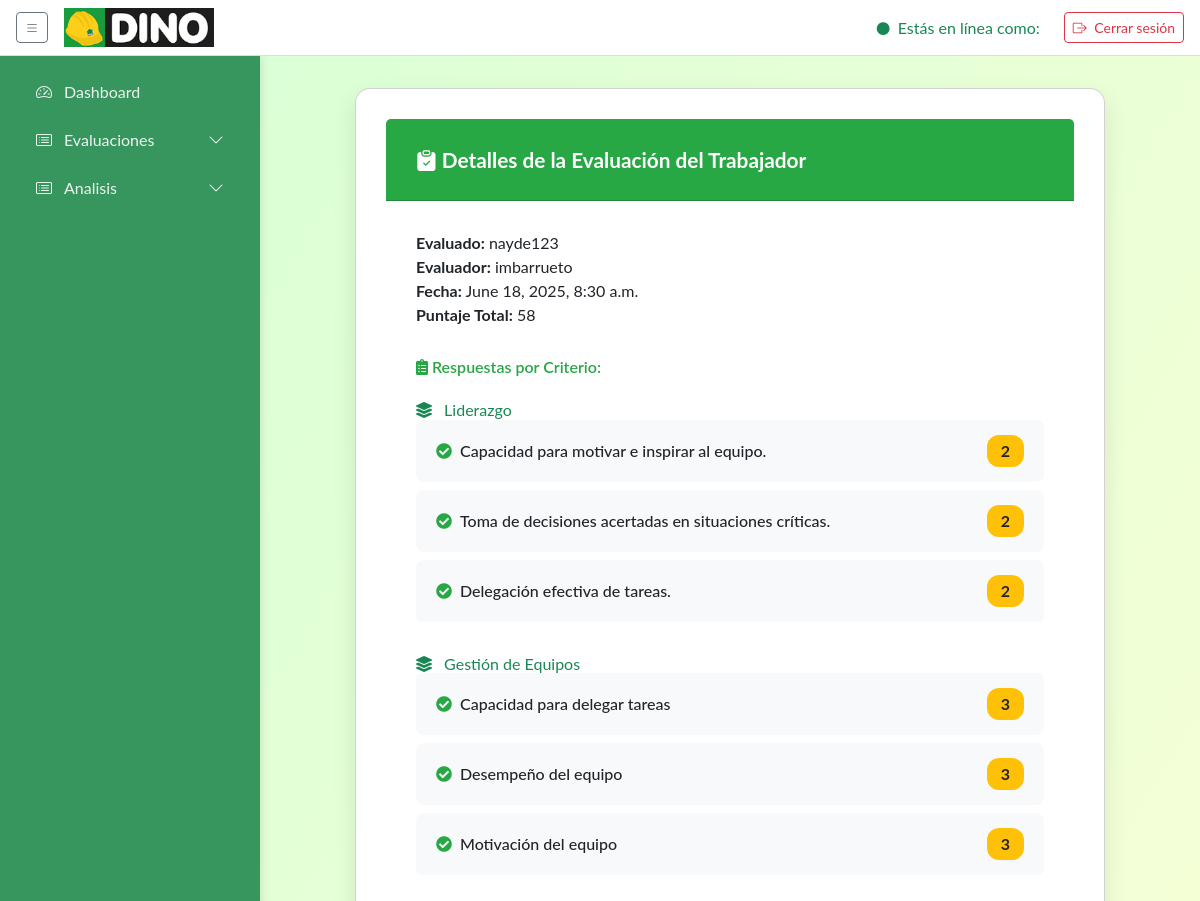
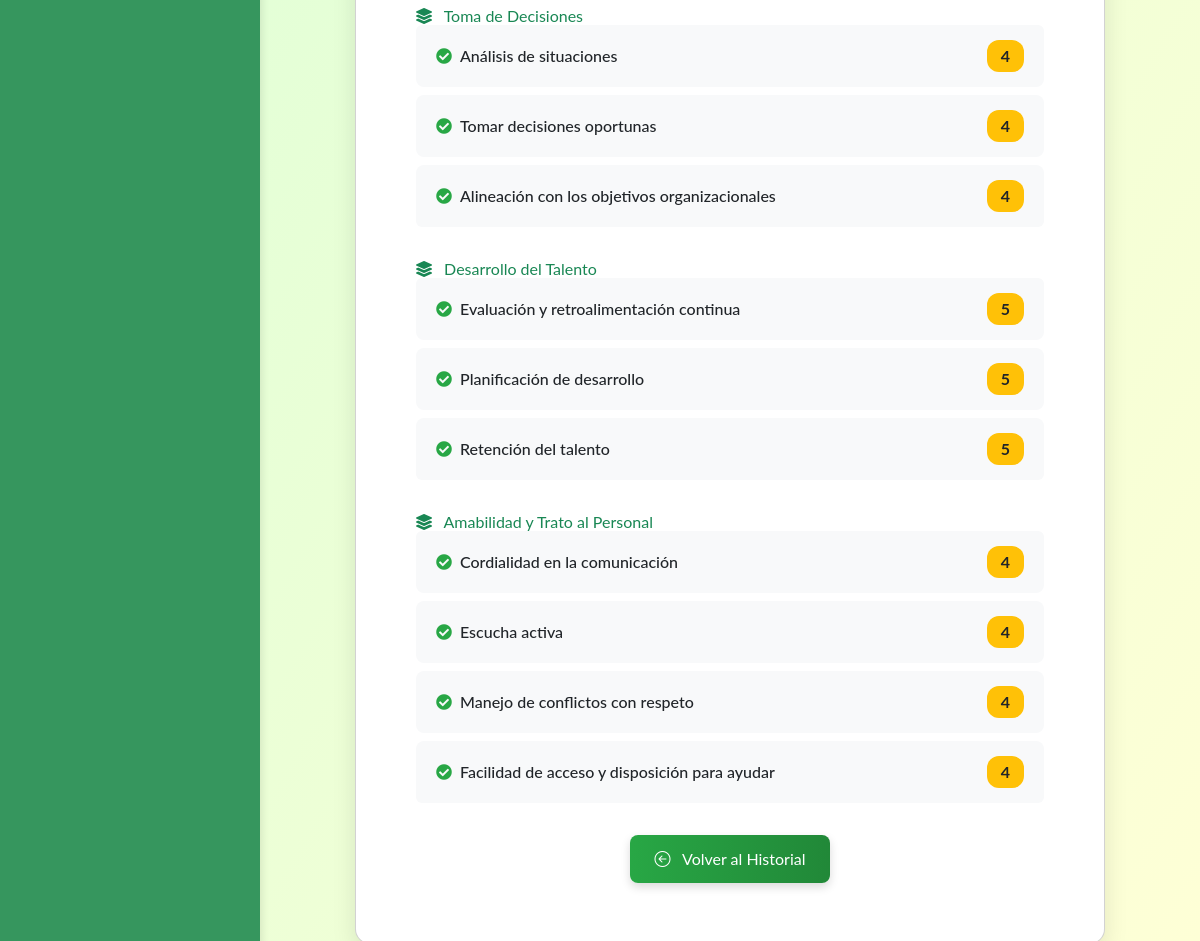
Screenshot of /evaluacion/TRAB/22/ with the database file from the repository (2 pictures, top to bottom).
### core/models.py (models this page shows, shortened)
class EvaluacionTrabajador(models.Model):
    ESTADOS = [
        ('PENDIENTE', 'Pendiente'),
        ('EN_PROGRESO', 'En progreso'),
        ('COMPLETADA', 'Completada'),
    ]
    evaluador = models.ForeignKey(settings.AUTH_USER_MODEL, on_delete=models.CASCADE, related_name='evaluaciones_realizadas')
    evaluado = models.ForeignKey(settings.AUTH_USER_MODEL, on_delete=models.CASCADE, related_name='evaluaciones_recibidas')
    fecha_creacion = models.DateTimeField(default=timezone.now)
    fecha_activacion = models.DateTimeField(default=timezone.now)
    estado = models.CharField(max_length=20, choices=ESTADOS, default='PENDIENTE')
    observaciones = models.TextField(blank=True, null=True)
    @property
    def puntaje_total(self):
        return self.respuestas.aggregate(total=Sum('puntaje'))['total'] or 0

class Usuario(AbstractUser):
    def __str__(self):
        return self.username  # Representación del objeto Usuario, devuelve solo el nombre de usuario.

class Criterio(models.Model):
    nombre      = models.CharField(max_length=100, default='Sin nombre')
    descripcion = models.CharField(max_length=200, blank=True, null=True)
    puestos     = models.ManyToManyField(Puesto, related_name='criterios')
    rango_min   = models.IntegerField()
    rango_max   = models.IntegerField()
    peso        = models.PositiveIntegerField('Peso (%)', default=0,
                    help_text='Porcentaje que aporta este criterio')
    ESTADO_CHOICES = [
        ('Activo',   'Activo'),
        ('Inactivo', 'Inactivo'),
    ]
    estado      = models.CharField(max_length=10, choices=ESTADO_CHOICES,
                    default='Activo')

class RespuestaEvaluacionTrabajador(models.Model):
    evaluacion = models.ForeignKey(EvaluacionTrabajador, on_delete=models.CASCADE, related_name='respuestas')
    indicador = models.ForeignKey(Indicador, on_delete=models.CASCADE)
    puntaje = models.IntegerField(default=0)

class Indicador(models.Model):
    nombre = models.CharField(max_length=100)
    descripcion = models.TextField(blank=True, null=True)
    criterio = models.ForeignKey(
    Criterio,
    on_delete=models.CASCADE,
    related_name='indicadores'
)
    max_puntaje = models.IntegerField(default=5)

### core/views.py (the view)
# urls.py: path('evaluacion/<str:tipo>/<int:id>/', views.ver_evaluacion, name='ver_evaluacion'),
def ver_evaluacion(request, tipo, id):
    try:
        if tipo == 'AUTO':
            evaluacion = AutoevaluacionTrabajador.objects.get(id=id)
        elif tipo == 'TRAB':
            evaluacion = EvaluacionTrabajador.objects.get(id=id)
        elif tipo == 'CLIE':
            evaluacion = EvaluacionVenta.objects.get(id=id)
        else:
            return HttpResponse("Tipo de evaluación no válido", status=400)
        return render(request, 'ver_evaluacion.html', {'evaluacion': evaluacion, 'tipo': tipo})
    except (AutoevaluacionTrabajador.DoesNotExist, EvaluacionTrabajador.DoesNotExist, EvaluacionVenta.DoesNotExist):
        raise Http404(f"Evaluación no encontrada: No {tipo} con ID {id}")

### templates/ver_evaluacion.html (shortened to what this page needs)
{% extends "base/base.html" %}
{% load static %}
{% block extra_css %}
<script src="https://cdn.tailwindcss.com"></script>
<link href="https://cdnjs.cloudflare.com/ajax/libs/font-awesome/5.15.3/css/all.min.css" rel="stylesheet">
{% endblock %}
{% block content %}
<!DOCTYPE html>
<html lang="es">
<head>
</head>
<body>
    <div class="card card-evaluacion">
        <div class="card-header">
            <i class="bi bi-clipboard-check-fill"></i>
            {% if tipo == 'AUTO' %}
            Detalles de la Autoevaluación
            {% elif tipo == 'TRAB' %}
            Detalles de la Evaluación del Trabajador
            {% elif tipo == 'CLIE' %}
            Detalles de la Evaluación del Cliente
            {% else %}
            Evaluación
            {% endif %}
        </div>
        <div class="card-body">
            {% if tipo == 'AUTO' %}
            <p><strong>Trabajador:</strong> {{ evaluacion.trabajador }}</p>
            <p><strong>Fecha:</strong> {{ evaluacion.fecha }}</p>
            <p><strong>Puntaje Total:</strong> {{ evaluacion.puntaje_total }}</p>
            {% elif tipo == 'TRAB' %}
            <p><strong>Evaluado:</strong> {{ evaluacion.evaluado }}</p>
            <p><strong>Evaluador:</strong> {{ evaluacion.evaluador }}</p>
            <p><strong>Fecha:</strong> {{ evaluacion.fecha_creacion }}</p>
            <p><strong>Puntaje Total:</strong> {{ evaluacion.puntaje_total }}</p>
            {% elif tipo == 'CLIE' %}
            <p><strong>Trabajador Evaluado:</strong> {{ evaluacion.trabajador }}</p>
            <p><strong>Cliente:</strong> {{ evaluacion.cliente }}</p>
            <p><strong>Fecha:</strong> {{ evaluacion.fecha }}</p>
            <p><strong>Puntaje Total:</strong> {{ evaluacion.puntaje_total }}</p>
            {% endif %}
            <h5 class="respuestas-titulo"><i class="fas fa-clipboard-list"></i> Respuestas por Criterio:</h5>
            {% regroup evaluacion.respuestas.all by indicador.criterio as criterios_evaluados %}
            {% for criterio in criterios_evaluados %}
            <div class="mt-4">
                <h6 class="text-success font-weight-bold">
                    <i class="fas fa-layer-group mr-2"></i> {{ criterio.grouper.nombre }}
                </h6>
                <ul class="list-group">
                    {% for r in criterio.list %}
                    <li class="list-group-item d-flex justify-content-between align-items-center">
                        <span class="item-label">
                            <i class="fas fa-check-circle"></i> {{ r.indicador.nombre }}
                        </span>
                        <span class="badge badge-eval">
                            {% if tipo == 'AUTO' %}
                            {{ r.valoracion }}
                            {% else %}
                            {{ r.puntaje }}
                            {% endif %}
                        </span>
                    </li>
                    {% endfor %}
                </ul>
            </div>
            {% empty %}
            <p class="text-muted mt-3">No hay respuestas registradas.</p>
            {% endfor %}
            <div class="text-center mt-4">
                <a href="{% url 'historial_evaluaciones' %}" class="btn btn-volver">
                    <i class="bi bi-arrow-left-circle mr-2"></i> Volver al Historial
                </a>
            </div>
        </div>
    </div>
</body>
</html>
{% endblock %}

### templates/base/base.html (style rules this page uses)
:root { --sidebar-width: 260px; --sidebar-collapsed: 80px; --primary: #36965e; --bg: #f9f9f9; --tre: #17973C; --secundary: #000000; --shadow: rgba(0, 0, 0, 0.1); }
html, body { margin: 0; padding: 0; height: 100%; background: var(--bg); font-family: 'Lato', sans-serif; }

### templates/ver_evaluacion.html (style rules this page uses)
body { background: linear-gradient(120deg, #d6ffd7, #ffffd6); background-size: cover; min-height: 100vh; font-family: 'Lato', sans-serif; align-items: center; justify-content: center; overflow-x: hidden; }
.card-evaluacion { width: 100%; max-width: 750px; border-radius: 15px; box-shadow: 0 10px 25px rgba(0, 0, 0, 0.1); overflow: hidden; animation: fadeIn 0.5s ease-in-out; margin: 0 auto; padding: 30px; }
.card-header { background-color: #28a745; color: white; padding: 25px 30px; font-size: 1.3rem; font-weight: bold; }
.card-body { padding: 30px; background-color: white; }
.respuestas-titulo { color: #28a745; font-weight: 600; margin-top: 30px; margin-bottom: 15px; }
.list-group-item { background-color: #f8f9fa; border: none; margin-bottom: 8px; border-radius: 8px; padding: 15px 20px; transition: all 0.2s ease-in-out; }
.badge-eval { background: #ffc107; color: #212529; font-size: 1rem; padding: 8px 14px; border-radius: 12px; }
.item-label { font-weight: 500; display: flex; align-items: center; }
.item-label i { margin-right: 8px; color: #28a745; }
.btn-volver { background: linear-gradient(to right, #28a745, #218838); color: white; border: none; padding: 12px 25px; font-size: 1rem; border-radius: 8px; transition: background 0.3s ease, transform 0.2s ease; box-shadow: 0 4px 10px rgba(0, 0, 0, 0.15); }

### rows the page displays
EvaluacionTrabajador: evaluado "nayde123", evaluador "imbarrueto", fecha_creacion "June 18, 2025, 8:30 a.m.", puntaje_total "58"
Criterio: grouper.nombre "Liderazgo"
RespuestaEvaluacionTrabajador: indicador.nombre "Capacidad para motivar e inspirar al equipo.", puntaje "2"
RespuestaEvaluacionTrabajador: indicador.nombre "Toma de decisiones acertadas en situaciones críticas.", puntaje "2"
RespuestaEvaluacionTrabajador: indicador.nombre "Delegación efectiva de tareas.", puntaje "2"
Criterio: grouper.nombre "Gestión de Equipos"
RespuestaEvaluacionTrabajador: indicador.nombre "Capacidad para delegar tareas", puntaje "3"
RespuestaEvaluacionTrabajador: indicador.nombre "Desempeño del equipo", puntaje "3"
RespuestaEvaluacionTrabajador: indicador.nombre "Motivación del equipo", puntaje "3"
Criterio: grouper.nombre "Toma de Decisiones"
RespuestaEvaluacionTrabajador: indicador.nombre "Análisis de situaciones", puntaje "4"
RespuestaEvaluacionTrabajador: indicador.nombre "Tomar decisiones oportunas", puntaje "4"
RespuestaEvaluacionTrabajador: indicador.nombre "Alineación con los objetivos organizacionales", puntaje "4"
Criterio: grouper.nombre "Desarrollo del Talento"
RespuestaEvaluacionTrabajador: indicador.nombre "Evaluación y retroalimentación continua", puntaje "5"
RespuestaEvaluacionTrabajador: indicador.nombre "Planificación de desarrollo", puntaje "5"
RespuestaEvaluacionTrabajador: indicador.nombre "Retención del talento", puntaje "5"
Criterio: grouper.nombre "Amabilidad y Trato al Personal"
RespuestaEvaluacionTrabajador: indicador.nombre "Cordialidad en la comunicación", puntaje "4"
RespuestaEvaluacionTrabajador: indicador.nombre "Escucha activa", puntaje "4"
RespuestaEvaluacionTrabajador: indicador.nombre "Manejo de conflictos con respeto", puntaje "4"
RespuestaEvaluacionTrabajador: indicador.nombre "Facilidad de acceso y disposición para ayudar", puntaje "4"
